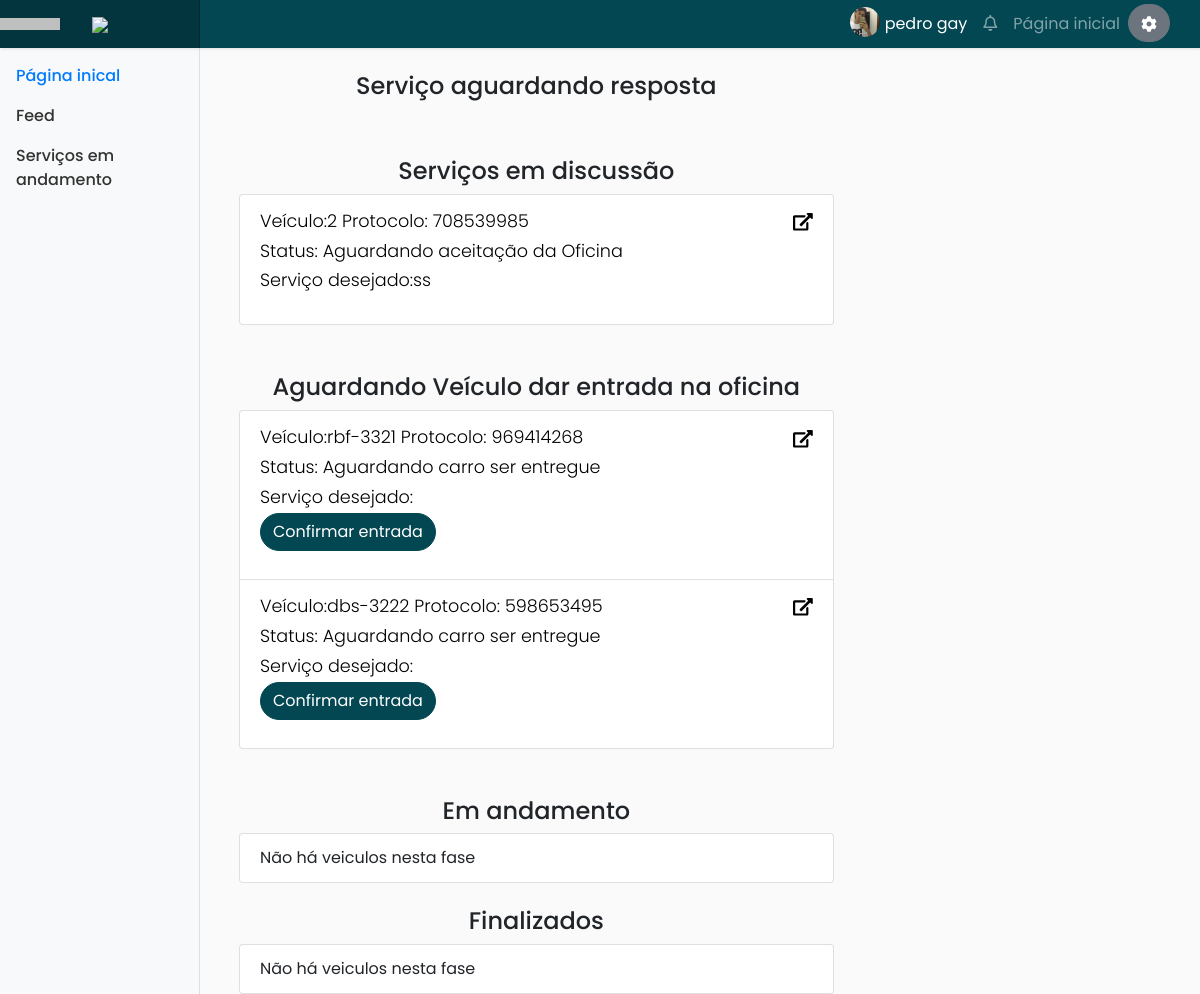
The page /perfil_mecanico.php (signed in) on the database as committed earlier.
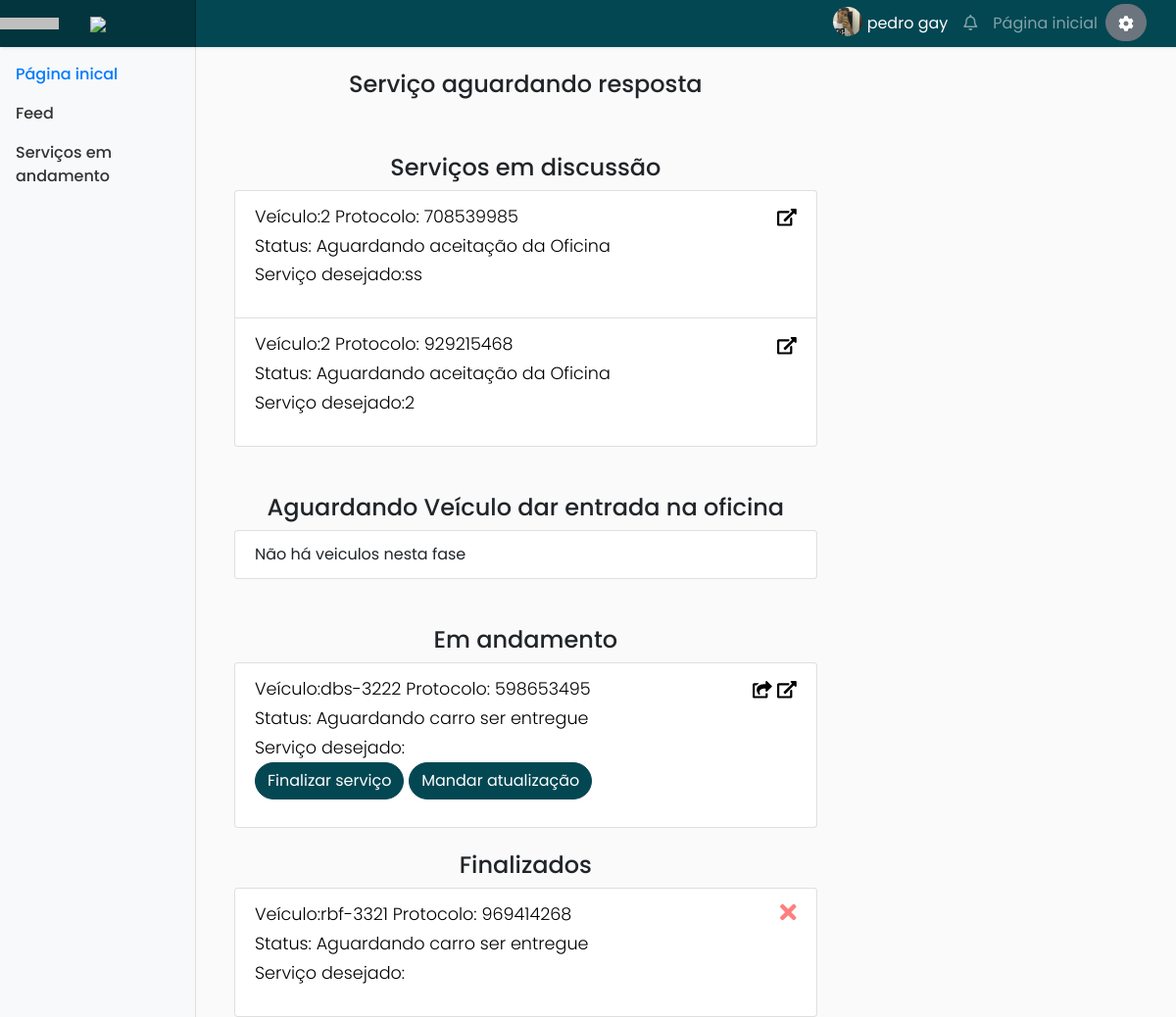
The same page on the database as committed later.
### tables this page shows
CREATE TABLE `servico` (
  `cod_servico` int(11) NOT NULL,
  `cod_cliente` int(11) NOT NULL,
  `cod_mecanico` int(11) NOT NULL,
  `cod_oficina` varchar(11) NOT NULL,
  `tipo_servico` varchar(50) NOT NULL,
  `cod_veiculo` int(11) NOT NULL,
  `protocolo` int(11) NOT NULL,
  `orcamento` int(11) NOT NULL,
  `problema` varchar(200) NOT NULL,
  `servico_desejado` varchar(200) NOT NULL,
  `status` int(11) NOT NULL
);

CREATE TABLE `veiculo` (
  `cod_veiculo` int(11) NOT NULL,
  `modelo` varchar(100) NOT NULL,
  `cor` varchar(50) NOT NULL,
  `ano` varchar(50) NOT NULL,
  `descricao` varchar(200) NOT NULL,
  `placa` varchar(200) NOT NULL,
  `cod_cliente` int(11) NOT NULL,
  `marca` varchar(200) NOT NULL,
  `tipo` varchar(200) NOT NULL
);

### perfil_mecanico.php (the view, shortened to what the changed rows need)
<?php
if(!isset($_SESSION["system_control"]))
{
  ?>
  <script>
    alert("Acesso Inválido!");
    document.location.href = "login.php";
  </script>
  <?php
}
else{
  $system_control = $_SESSION["system_control"];
  $privilegio = $_SESSION["privilegio"];
  $cod_oficina = $_SESSION["cod_oficina"];
  $cod_mecanico = $_SESSION["cod_mecanico"];
  if($system_control == 1 && $privilegio == 1){
    require('connect.php');
    ?>
    <!DOCTYPE html>
    <html>
    <head>
      <link rel="stylesheet" href="scss/main.css">
      <link rel="stylesheet" href="css/chat.css">
      <link rel="stylesheet" type="text/css" href="css/style.css">
    </head>
    <body style="overflow-x: hidden;">
      <div class="row">
        <div class="col">
          <main role="main" class="col-md-9 ml-sm-auto col-lg-10 px-4">
            <div class="row">
              <div class="col-8">
                <div class="col-sm" id="chamados" style="display: block;"><br>
                  <center>
                  <br>
                  <br>
                  <ul style="text-align: left;" class="list-group">
                    <?php
                    $sql_servico = "SELECT * FROM `servico` WHERE  `cod_oficina` = $cod_oficina && `status`=1 && `cod_mecanico` = $cod_mecanico";
                    $query_servico = mysqli_query($conn, $sql_servico);
                    $numero_servico = mysqli_num_rows($query_servico);
                    if ($numero_servico !=0) {
                      while ($vetor_servico = mysqli_fetch_array($query_servico)) {
                        $veiculo = $vetor_servico['cod_veiculo'];
                        $sql_veiculo ="SELECT * FROM `veiculo` WHERE `cod_veiculo` = $veiculo" ;
                        $veiculo_resultado = mysqli_query($conn,$sql_veiculo);
                        $vetor_veiculo = mysqli_fetch_array($veiculo_resultado);
                        echo "<li class='list-group-item itens'><p style='display:block;'>
                        Veículo:".$vetor_veiculo['placa']."<a href='chat_mecanico.php?cod_servico=".$vetor_servico['cod_servico']."' style='float:right; right:0px;margin-left:5px;'><i class='fas fa-external-link-alt'></i></a>
                        Protocolo:   ".$vetor_servico['protocolo']."<br>Status: Aguardando aceitação da Oficina<br>
                        Serviço desejado:".$vetor_servico['servico_desejado']."
                        </li>";
                      }
                    }else{
                      echo "<li class='list-group-item itens'>Não há veiculos nesta fase</li>";
                    }
                    ?>
                  </ul>
                  <br>
                  <br>
                  <ul style="text-align: left;" class="list-group">
                    <?php
                    $sql_servico = "SELECT * FROM `servico` WHERE  `cod_mecanico` = $cod_mecanico && `status`=2";
                    $query_servico = mysqli_query($conn, $sql_servico);
                    $numero_servico = mysqli_num_rows($query_servico);
                    if ($numero_servico !=0) {
                      while ($vetor_servico = mysqli_fetch_array($query_servico)) {
                        $veiculo = $vetor_servico['cod_veiculo'];
                        $sql_veiculo ="SELECT * FROM `veiculo` WHERE `cod_veiculo` = $veiculo" ;
                        $veiculo_resultado = mysqli_query($conn,$sql_veiculo);
                        $vetor_veiculo = mysqli_fetch_array($veiculo_resultado);
                        echo "<li class='list-group-item itens'><p style='display:block;'>
                        Veículo:".$vetor_veiculo['placa']."<a href='chat_mecanico.php?cod_servico=".$vetor_servico['cod_servico']."' style='float:right; right:0px;'><i class='fas fa-external-link-alt'></i></a>
                        Protocolo:   ".$vetor_servico['protocolo']."<br>Status: Aguardando carro ser entregue<br>
                        Serviço desejado:".$vetor_servico['servico_desejado']."<br><button value=".$vetor_servico['cod_servico']." class='btn btn-primary codigo'>Confirmar entrada</button>
                        </li>";
                      }
                    }
                    else{
                      echo "<li class='list-group-item itens'>Não há veiculos nesta fase</li>";
                    }
                    ?>
                  </ul>
                  <br>
                  <br>
                  <ul style="text-align: left;" class="list-group">
                    <?php
                    $sql_servico = "SELECT * FROM `servico` WHERE  `cod_mecanico` = $cod_mecanico && `status`=3";
                    $query_servico = mysqli_query($conn, $sql_servico);
                    $numero_servico = mysqli_num_rows($query_servico);
                    if ($numero_servico !=0) {
                      while ($vetor_servico = mysqli_fetch_array($query_servico)) {
                        $veiculo = $vetor_servico['cod_veiculo'];
                        $sql_veiculo ="SELECT * FROM `veiculo` WHERE `cod_veiculo` = $veiculo" ;
                        $veiculo_resultado = mysqli_query($conn,$sql_veiculo);
                        $vetor_veiculo = mysqli_fetch_array($veiculo_resultado);
                        echo "<li class='list-group-item itens'><p style='display:block;'>
                        Veículo:".$vetor_veiculo['placa']."<a href='chat_mecanico.php?cod_servico=".$vetor_servico['cod_servico']."'style='float:right; right:0px;margin-left:5px;'><i class='fas fa-external-link-alt'></i></a> <a href='#' style='float:right;' data-toggle='modal' data-target='#exampleModal'><i class='fas fa-share-square'></i></a>
                        Protocolo:   ".$vetor_servico['protocolo']."<br>Status: Aguardando carro ser entregue<br>
                        Serviço desejado:".$vetor_servico['servico_desejado']."<br><button value=".$vetor_servico['cod_servico']." class='btn btn-primary codigof'>Finalizar serviço</button> <button value=".$vetor_servico['cod_servico']." class='btn btn-primary codigo atu' data-toggle='modal' data-target='#exampleModal'>Mandar atualização</button>
                        </li>";
                      }
                    }
                    else{
                      echo "<li class='list-group-item itens'>Não há veiculos nesta fase</li>";
                    }
                    ?>
                  </ul>
                  <br>
                  <ul style="text-align: left;" class="list-group">
                    <?php
                    $sql_servico = "SELECT * FROM `servico` WHERE  `cod_mecanico` = $cod_mecanico && `status`=4";
                    $query_servico = mysqli_query($conn, $sql_servico);
                    $numero_servico = mysqli_num_rows($query_servico);
                    if ($numero_servico !=0) {
                      while ($vetor_servico = mysqli_fetch_array($query_servico)) {
                        $veiculo = $vetor_servico['cod_veiculo'];
                        $sql_veiculo ="SELECT * FROM `veiculo` WHERE `cod_veiculo` = $veiculo" ;
                        $veiculo_resultado = mysqli_query($conn,$sql_veiculo);
                        $vetor_veiculo = mysqli_fetch_array($veiculo_resultado);
                        echo "<li class='list-group-item itens'><p style='display:block;'>
                        Veículo:".$vetor_veiculo['placa']."<a class='aexcluir' href='excluir_veiculo.php?placa=".$vetor_servico['cod_servico']."'aria-label='Close'><i class='fas fa-times close' style='color:red;'></i></a>
                        Protocolo:   ".$vetor_servico['protocolo']."<br>Status: Aguardando carro ser entregue<br>
                        Serviço desejado:".$vetor_servico['servico_desejado']."<br>
                        </li>";
                      }
                    }
                    else{
                      echo "<li class='list-group-item itens'>Não há veiculos nesta fase</li>";
                    }
                    ?>
                  </ul>
                </center>
              </div>
            </div>
          </div>
        </div>
      </body>
      </html>
      <?php
    }
  }
  ?>

Rows that differ between the two databases and show on the page:
now on this page (row edited): servico: cod_veiculo.placa "2", protocolo "929215468", servico_desejado "2", shown under "Serviços em discussão"
changed servico "dbs-3222": moves from the list under "Aguardando Veículo dar entrada na oficina" to the list under "Em andamento"
changed servico "rbf-3321": moves from the list under "Aguardando Veículo dar entrada na oficina" to the list under "Finalizados"
